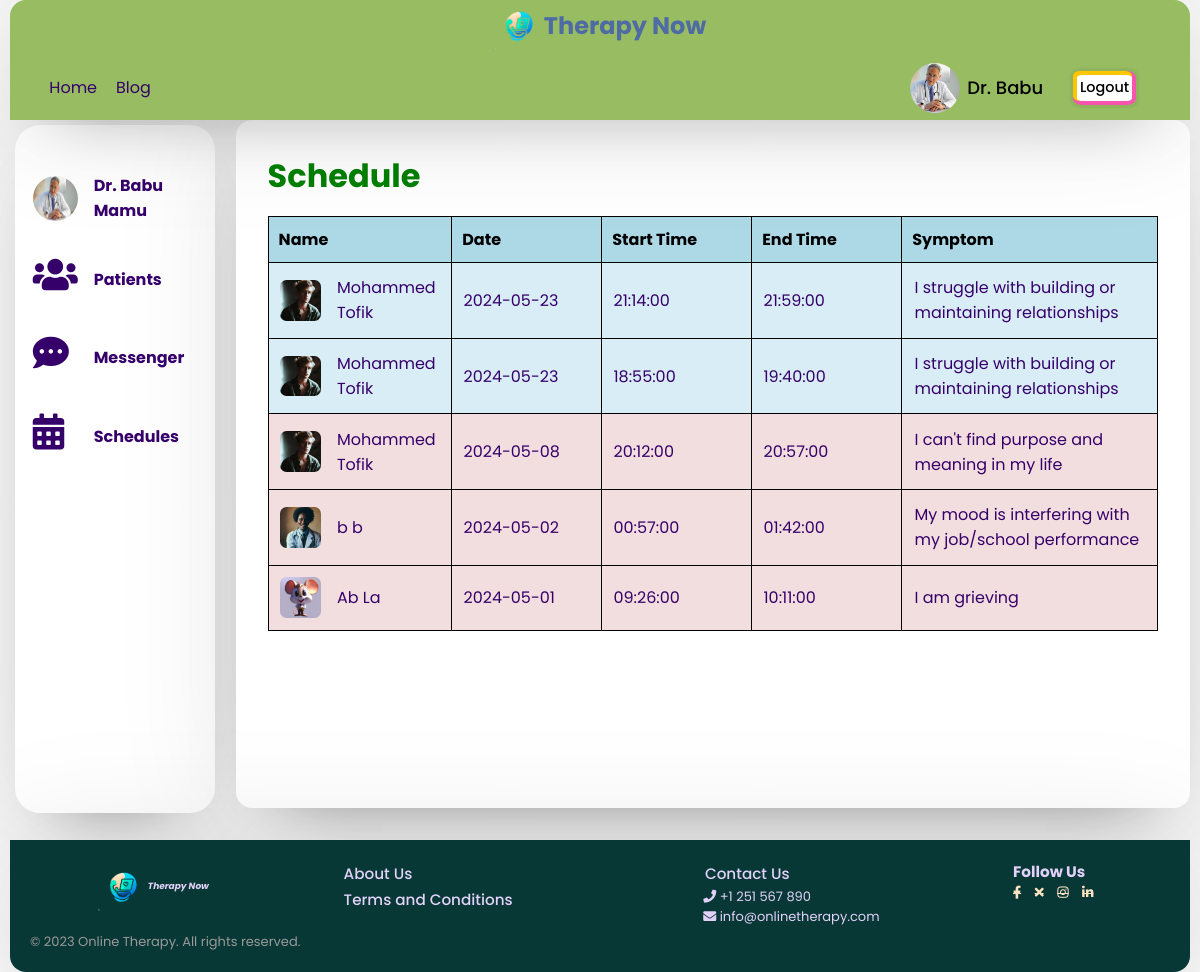
/profile.php?link=schedule (signed in), run on the app's committed database.
### tables this page shows
CREATE TABLE `therapist` (
  `unique_id` int(11) NOT NULL,
  `fname` text NOT NULL,
  `lname` text NOT NULL,
  `email` text NOT NULL,
  `password` text NOT NULL,
  `specialization` text DEFAULT NULL,
  `img` text DEFAULT NULL,
  `phone` text DEFAULT NULL,
  `status` text DEFAULT NULL,
  `r_date` date DEFAULT curdate(),
  `r_time` time DEFAULT curtime(),
  `gender` varchar(30) NOT NULL,
  `birthDate` int(11) NOT NULL
);

CREATE TABLE `appointment` (
  `id` int(11) NOT NULL,
  `user_id` int(11) DEFAULT NULL,
  `therapist_id` int(11) DEFAULT NULL,
  `date` date NOT NULL,
  `start_time` time NOT NULL,
  `end_time` time NOT NULL,
  `r_date` date DEFAULT curdate(),
  `r_time` time DEFAULT curtime(),
  `symptom` varchar(500) NOT NULL
);

CREATE TABLE `users` (
  `user_id` int(11) NOT NULL,
  `unique_id` int(255) NOT NULL,
  `fname` varchar(255) NOT NULL,
  `lname` varchar(255) NOT NULL,
  `email` varchar(255) NOT NULL,
  `password` varchar(255) NOT NULL,
  `img` varchar(255) NOT NULL,
  `status` varchar(255) NOT NULL,
  `gender` varchar(10) DEFAULT NULL,
  `birthdate` date DEFAULT NULL,
  `relationship` varchar(100) DEFAULT NULL,
  `r_date` date DEFAULT curdate(),
  `r_time` time DEFAULT curtime()
);

### profile/schedule.php (the view, shortened to what this page needs)
<?php
$id = $_SESSION['unique_id'];
$output = "";
$sqlD = "SELECT * FROM therapist LEFT JOIN appointment ON therapist.unique_id = appointment.therapist_id WHERE appointment.therapist_id = $id ORDER BY appointment.date DESC";
$queryD = mysqli_query($conn, $sqlD);
while ($row = mysqli_fetch_assoc($queryD)) {
    $user_id = $row['user_id'];
    $sql2 = "SELECT * FROM users  WHERE users.unique_id = $user_id";
    $query2 = mysqli_query($conn, $sql2);
    if (mysqli_num_rows($query2) > 0) {
        while ($row2 = mysqli_fetch_assoc($query2)) {
            $fname =  $row2['fname'];
            $lname =  $row2['lname'];
            $img =  $row2['img'];
            $u_id =  $row2['unique_id'];
        }
    } else {
        $fname = $img = $lname = "";
    }
    $appointmentTime = strtotime($row['date'] . ' ' . $row['start_time']);
    $currentTime = time();
    if ($appointmentTime < $currentTime) {
        $status = 'past';
    } elseif ($appointmentTime > $currentTime) {
        $status = 'future';
    } else {
        $status = 'present';
    }
    $datetime_string = $row['r_date']. " " .$row['r_time'];
    $status .=  (abs(time() - strtotime($datetime_string)) <= 60) ? " opacity-50" : " opacity-100";
    $output .= '<tr class="' . $status . '">
                    <td class="name">
                        <a href="profile.php?user_id=' . $u_id . '&link=chat&b=b">
                            <img src="php/images/' . $img . '?>" alt="">' . $fname . ' ' . $lname . '
                        </a>
                    </td>
                    <td>
                        <a href="profile.php?user_id=' . $u_id . '&link=chat&b=b">
                            '.$row['date'].'
                        </a>
                    </td>
                    <td>
                        <a href="profile.php?user_id=' . $u_id . '&link=chat&b=b">
                            '.$row['start_time'].'
                        </a>
                    </td>
                    <td>
                        <a href="profile.php?user_id=' . $u_id . '&link=chat&b=b">
                            '.$row['end_time'].'
                        </a>
                    </td>
                    <td>
                        <a href="profile.php?user_id=' . $u_id . '&link=chat&b=b">
                            '.$row['symptom'].'
                        </a>
                    </td>
                </tr>';
}
echo '<div class="schedule right table-container">
<h1>Schedule</h1>
<div>
        <table>
            <tr>
                <th>Name</th>
                <th>Date</th>
                <th>Start Time</th>
                <th>End Time</th>
                <th>Symptom</th>
            </tr>';
if ($output !== "") {
    echo $output;
} else {
    echo '<tr><td colspan="5">there is no scheduled</td></tr>';
}
echo '</table></div></div>';
?>

### header.php (shortened to what this page needs)
<div id="header-container">
    <div class="logo">
        <a href="index.php">
            <img src="img/logo.png" alt="">
            <h1>Therapy Now</h1>
        </a>
    </div>
    <header>
        <div class="navigation-menu">
            <div class="navigation-links">
                <a href="index.php">Home</a>
                <a href="blog.php">Blog</a>
            </div>
        </div>
        <?php require_once "php/config.php";
        if (!isset($_SESSION['unique_id'])) { ?>
            <div class="user-buttons c d">
                <a href="signup.php">Sign up</a>
                <a href="login.php">Log in</a>
            </div>
       <?php }else {
            $sql = mysqli_query($conn, "SELECT * FROM users WHERE unique_id = {$_SESSION['unique_id']}");
            if (mysqli_num_rows($sql) > 0) {
                $row = mysqli_fetch_assoc($sql);
            } else {
                $sql = mysqli_query($conn, "SELECT * FROM therapist WHERE unique_id = {$_SESSION['unique_id']}");
                $row = mysqli_fetch_assoc($sql);
            } ?>
            <div class="user-buttons user-profile c">
                <a href="profile.php" class="pro_link">
                    <img src="php/images/<?php echo $row['img']; ?>" alt="">
                    <span><?php echo $row['fname'] ?></span>
                </a>
                <a href="php/logout.php?logout_id=<?php echo $row['unique_id']; ?>" class="logout">Logout</a>
            </div>
    <?php } ?>
    </header>
</div>

### profile/sidebar.php (shortened to what this page needs)
<div class="left">
    <?php
    $sql = mysqli_query($conn, "SELECT * FROM therapist WHERE unique_id ={$_SESSION['unique_id']} ");
    if (mysqli_num_rows($sql) > 0) {
    ?>
    <a href="profile.php?link=profile">
        <img src="php/images/<?php echo $row['img']; ?>" alt="">
        <p><?= $row['fname'] . " " . $row['lname'] ?></p>
    </a>
    <a href="profile.php?link=patient">
        <span><i class="fas fa-solid fa-users"></i></span>
        <p>Patients</p>
    </a>
    <?php
    }
    ?>
    <a href="profile.php?link=message">
        <span><i class="fas fa-solid fa-comment-dots"></i></span>
        <p>Messenger</p>
    </a>
    <a href="profile.php?link=schedule">
        <span><i class="fas fa-solid fa-calendar-alt"></i></span>
        <p>Schedules</p>
    </a>
</div>

### data on the page
therapist: img (picture), fname "Dr. Babu", lname "Mamu"
appointment: users.img (picture), users.fname "Mohammed", users.lname "Tofik", date "2024-05-23", start_time "21:14:00", end_time "21:59:00", symptom "I struggle with building or maintaining relationships"
appointment: users.img (picture), users.fname "Mohammed", users.lname "Tofik", date "2024-05-23", start_time "18:55:00", end_time "19:40:00", symptom "I struggle with building or maintaining relationships"
appointment: users.img (picture), users.fname "Mohammed", users.lname "Tofik", date "2024-05-08", start_time "20:12:00", end_time "20:57:00", symptom "I can't find purpose and meaning in my life"
appointment: users.img (picture), users.fname "b", users.lname "b", date "2024-05-02", start_time "00:57:00", end_time "01:42:00", symptom "My mood is interfering with my job/school performance"
appointment: users.img (picture), users.fname "Ab", users.lname "La", date "2024-05-01", start_time "09:26:00", end_time "10:11:00", symptom "I am grieving"
